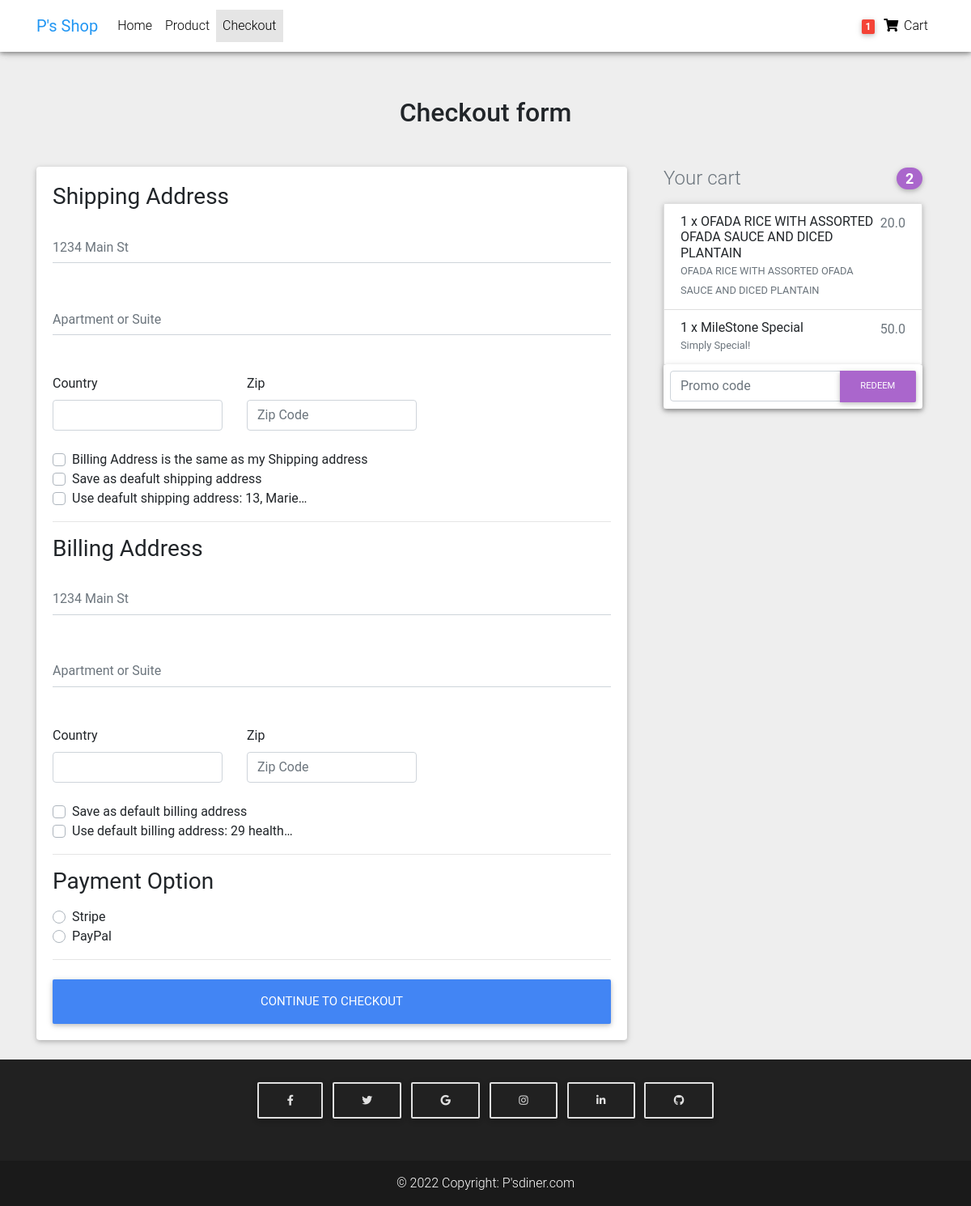
/order/checkout/ (signed in), run on the app's committed database.
### Order/models.py (models this page shows, shortened)
class Address(models.Model):
    user = models.ForeignKey(settings.AUTH_USER_MODEL,
                            on_delete=models.CASCADE)
    street_address = models.CharField(max_length=100)
    apartment_address = models.CharField(max_length=100)
    country = CountryField(multiple=False)
    zip = models.CharField(max_length=100)
    address_type = models.CharField(max_length=100, choices=ADDRESS_CHOICES)
    default = models.BooleanField(default=False)
    class Meta:
        verbose_name_plural = 'Addresses'

class Order(models.Model):
    user = models.ForeignKey(settings.AUTH_USER_MODEL, on_delete=models.CASCADE)
    ref_code = models.CharField(max_length=20, blank=True, null=True)
    items = models.ManyToManyField(OrderItem)
    start_date = models.DateTimeField(auto_now_add=True)
    ordered_date = models.DateTimeField()
    ordered = models.BooleanField(default=False)
    shipping_address = models.ForeignKey('Address', related_name="shipping_address", on_delete=models.SET_NULL, blank=True, null=True)
    billing_address = models.ForeignKey('Address', related_name="billing_address", on_delete=models.SET_NULL, blank=True, null=True)
    payment = models.ForeignKey('Payment', on_delete=models.SET_NULL, blank=True, null=True)
    coupon = models.ForeignKey("Coupon", on_delete=models.SET_NULL, blank=True, null=True)
    Being_delivered = models.BooleanField(default=False)
    Received = models.BooleanField(default=False)
    refund_requested = models.BooleanField(default=False)
    refund_granted = models.BooleanField(default=False)

class OrderItem(models.Model):
    user = models.ForeignKey(settings.AUTH_USER_MODEL,
                                on_delete=models.CASCADE)
    ordered = models.BooleanField(default=False)
    item = models.ForeignKey(Item, on_delete=models.CASCADE)
    quantity = models.IntegerField(default=1)
    def get_total_item_price(self):
        return self.quantity * self.item.price
    def get_total_discount_price(self):
        return self.quantity * self.item.discount_price
    def get_final_price(self):
        if self.item.discount_price:
            return self.get_total_discount_price()
        else:
            return self.get_total_item_price()

class Item(models.Model):
    title = models.CharField(max_length=100)
    price = models.FloatField()
    discount_price = models.FloatField(blank=True, null=True)
    category = models.CharField(choices=CATEGORY_CHOICES, max_length=3)
    label =  models.CharField(choices=LABEL_CHOICES, max_length=1)
    slug = models.SlugField()
    description = models.TextField()
    image = models.ImageField()

### Order/views.py (the view, shortened to what this page needs)
# urls.py: path("checkout/", CheckoutView.as_view(), name="checkout"),
class CheckoutView(LoginRequiredMixin, View):
    def get(self, *args, **kwargs):  # You added pk to it
        try:
            order = Order.objects.get(user=self.request.user, ordered=False)
            form = CheckoutForm()
            context = {
                "form": form,
                "couponform": CouponForm(),
                "order": order,
                'DISPLAY_COUPON_FORM': True
            }
            shipping_address_qs = Address.objects.filter(
                user=self.request.user,
                address_type='S',
                default=True
            )
            if shipping_address_qs.exists():
                context.update({'default_shipping_address': shipping_address_qs[0]})
            billing_address_qs = Address.objects.filter(
                user=self.request.user,
                address_type='B',
                default=True
            )
            if billing_address_qs.exists():
                context.update({'default_billing_address': billing_address_qs[0]})
            return render(self.request, "Order/checkout-page.html", context)
        except ObjectDoesNotExist:
            messages.info(self.request, "You do not have an active order")
            return redirect("checkout")

### Order/forms.py
class CouponForm(forms.Form):
    code = forms.CharField(widget=forms.TextInput(attrs={
        'class': 'form-control',
        'placeholder': 'Promo code',
        'aria-label': 'Recipient\'s username',
        'aria-describedby': 'basic-addon2'
    }))

### Order/templatetags/cart_template_tags.py (called while the page is built)
@register.filter
def cart_item_count(user):
    if user.is_authenticated:
        qs = Order.objects.filter(user=user, ordered=False)
        if qs.exists():
            return qs[0].items.count()
    return 0

### Order/templates/Order/checkout-page.html (shortened to what this page needs)
{% extends "base.html" %}
{% load crispy_forms_tags %}
{% block content %}
<body class="grey lighten-3">
    <nav class="navbar fixed-top navbar-expand-lg navbar-light white scrolling-navbar">
      <div class="container">
        <a class="navbar-brand waves-effect" href="https://mdbootstrap.com/docs/jquery/" target="_blank">
          <strong class="blue-text">P's Shop</strong>
        </a>
        <div class="collapse navbar-collapse" id="navbarSupportedContent">
          <ul class="navbar-nav mr-auto">
            <li class="nav-item">
              <a class="nav-link waves-effect" href="{% url 'item_list' %}">Home
              </a>
            </li>
            <li class="nav-item">
              <a class="nav-link waves-effect" href="" target="_self">Product</a>
            </li>
            <li class="nav-item active">
              <a class="nav-link waves-effect" href="{% url 'checkout' %}" target="_self">Checkout</a>
            </li>
          </ul>
          <ul class="navbar-nav nav-flex-icons">
            <li class="nav-item">
              <a href="{% url 'order_summary' %}" class="nav-link waves-effect">
                <span class="badge red z-depth-1 mr-1">1</span>
                <i class="fas fa-shopping-cart"></i>
                <span class="clearfix d-none d-sm-inline-block"> Cart </span>
              </a>
            </li>
          </ul>
        </div>
      </div>
    </nav>
    <main>
      <div class="container wow fadeIn">
        <h2 class="my-5 h2 text-center">Checkout form</h2>
        <div class="row">
          <div class="col-md-8 mb-4">
            <div class="card">
              <form method="POST" class="card-body">
                <h3>Shipping Address</h3>
                <div class="hideable_shipping_form">
                  <div class="md-form mb-5">
                    <input type="text" placeholder="1234 Main St" id="shipping_address" name="shipping_address" class="form-control">
                  </div>
                  <div class="md-form mb-5">
                    <input type="text" placeholder="Apartment or Suite" id="shipping_address2" name="shipping_address2" class="form-control">
                  </div>
                  <div class="row">
                    <div class="col-lg-4 col-md-12 mb-4">
                      <label for="country">Country</label>
                      {{ form.shipping_country }}
                    </div>
                    <div class="col-lg-4 col-md-6 mb-4">
                      <label for="shipping_zip">Zip</label>
                      <input type="text" placeholder="Zip Code" id="shipping_zip" name="shipping_zip" class="form-control">
                    </div>
                  </div>
                  <div class="custom-control custom-checkbox">
                    <label class="custom-control-label" for="same_shipping_address">Billing Address is the same as my Shipping address</label>
                  </div>
                  <div class="custom-control custom-checkbox">
                    <label class="custom-control-label" for="set_default_shipping">Save as deafult shipping address</label>
                  </div>
                </div>
                {% if default_shipping_address %}
                <div class="custom-control custom-checkbox">
                  <label class="custom-control-label" for="use_default_shipping">Use deafult shipping address: {{ default_shipping_address.street_address|truncatechars:10}}</label>
                </div>
                {% endif %}
                  <hr>
                <h3>Billing Address</h3>
                <div class="hideable_billing_form">
                  <div class="md-form mb-5">
                    <input type="text" placeholder="1234 Main St" id="billiing_address" name="billing_address" class="form-control">
                  </div>
                  <div class="md-form mb-5">
                    <input type="text" placeholder="Apartment or Suite" id="billing_address2" name="biling_address2" class="form-control">
                  </div>
                  <div class="row">
                    <div class="col-lg-4 col-md-12 mb-4">
                      <label for="country">Country</label>
                      {{ form.billing_country }}
                    </div>
                    <div class="col-lg-4 col-md-6 mb-4">
                      <label for="billing_zip">Zip</label>
                      <input type="text" placeholder="Zip Code" id="billing_zip" name="billing_zip" class="form-control">
                    </div>
                  </div>
                  <div class="custom-control custom-checkbox">
                    <label class="custom-control-label" for="set_default_billing">Save as default billing address</label>
                  </div>
                </div>
                {% if default_billing_address %}
                <div class="custom-control custom-checkbox">
                  <label class="custom-control-label" for="use_default_billing">Use default billing address: {{ default_billing_address.street_address|truncatechars:10}}</label>
                </div>
                {% endif %}
                <hr>
                <h3>Payment Option</h3>
                <div class="d-block my-3">
                  {% for value, name in form.fields.payment_option.choices  %}
                  <div class="custom-control custom-radio">
                    <label class="custom-control-label" for="{{ name }}">{{ name }}</label>
                  </div>
                  {% endfor %}
                </div>
                <hr class="mb-4">
                <button class="btn btn-primary btn-lg btn-block" type="submit">Continue to checkout</button>
              </form>
            </div>
          </div>
          <div class="col-md-4 mb-4">
            {% include "Order/order_snippets.html" %}
          </div>
        </div>
    </main>
{% endblock content %}

### Order/templates/Order/order_snippets.html (shortened to what this page needs)
<div class="col-md-12 mb-4">
    <h4 class="d-flex justify-content-between align-items-center mb-3">
      <span class="text-muted">Your cart</span>
      <span class="badge badge-secondary badge-pill">{{ order.items.count  }}</span>
    </h4>
    <ul class="list-group mb-3 z-depth-1">
      {%for order_item in order.items.all %}
        <li class="list-group-item d-flex justify-content-between lh-condensed">
          <div>
            <h6 class="my-0"><strong>{{ order_item.quantity }} x {{ order_item.item.title }}</strong></h6>
            <small class="text-muted">{{ order_item.item.description }}</small>
          </div>
          <span class="text-muted"><strong>{{ order_item.get_final_price }}</strong></span>
        </li>
      {% endfor %}
    {% if DISPLAY_COUPON_FORM %}
    <form class="card p-2" action="{% url 'add_coupon' %}" method="post">
      <div class="input-group">
        {{ couponform.code }}
        <div class="input-group-append">
          <button class="btn btn-secondary btn-md waves-effect m-0" type="submit">Redeem</button>
        </div>
      </div>
    </form>
    {% endif %}
  </div>
</div>

### templates/base.html (style rules this page uses)
html, body, header, .carousel { height: 60vh; }

### data on the page
Address: street_address "13, Marie…"
Address: street_address "29 health…"
Order: items.count "2"
OrderItem: quantity "1", item "OFADA RICE WITH ASSORTED OFADA SAUCE AND DICED PLANTAIN", item.description "OFADA RICE WITH ASSORTED OFADA SAUCE AND DICED PLANTAIN", get_final_price "20.0"
OrderItem: quantity "1", item "MileStone Special", item.description "Simply Special!", get_final_price "50.0"

### other printed values
{{ name }} "Stripe" "PayPal"
